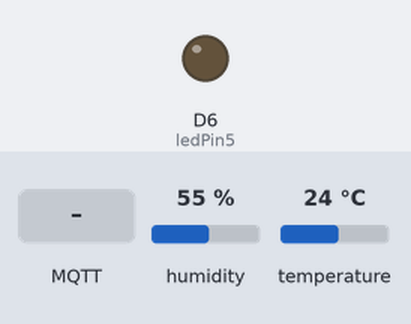
The sketch below on a simulated ESP8266 (NodeMCU). On the bench: output pins drawn as LEDs (lit = HIGH). Inputs (shaded band) come from the test bench; at power-on: humidity 55 %, temperature 24 °C. WiFi joins after 1.5 s; servers stay silent unless stated; no MQTT or app messages arrive unless stated; what the sketch prints to the serial monitor is not drawn.

Above: at 2.7 s.
2.8 s: MQTT message "1" arrives on the third subscribed topic
At 3.9 s:
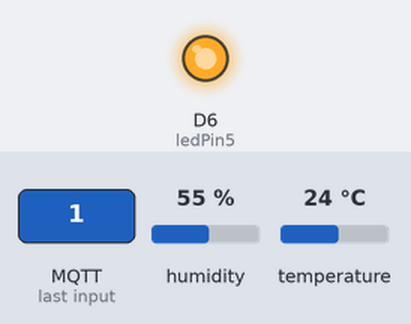
4.3 s: MQTT message "0" arrives on the third subscribed topic
At 5.0 s:
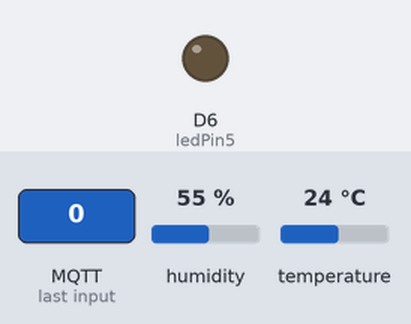
Timing chart, 0 to 7.3 s (numbered marks = the images above; inputs shaded):
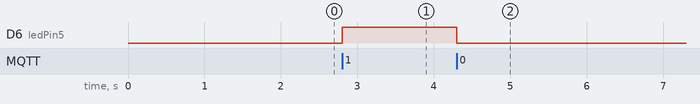

The sketch:

mqttDhtLed.ino
```cpp
/*********
  M. H. M. Ramli
  SEA-IC, UiTM Shah Alam
  Please report if there is any bugs in the program :: tronexia@gmail.com

  Program: MQTT Weather Transmitter and broadcast publicly all received data
*********/
#include <Arduino.h>
#include <ESP8266WiFi.h>
#include <MQTT.h>    // BY Joel Gaehwiller

// Library and constants for DHT11
#include <DHT.h>
#define DHTPIN D5     // Digital pin connected to the DHT sensor IO D5
#define DHTTYPE DHT11   // DHT 22  (AM2302), AM2321
DHT dht(DHTPIN, DHTTYPE);
const byte ledPin5 = D6;

#define sub1 "kv/cikgux/data"          // Send data every set interval...publish everytime
#define sub2 "kv/cikgux/humidity"     // Send data upon Request.....publish upon request
#define sub3 "sub/data/three"      // Listen to request.....subscrice
const char ssid[]     = "Riviera Suites";         // replace with your WiFi SSID
const char password[] = "riviera1234";          // replace with your WiFi password

const char clientId[] = "cikgux";              // replace with your MQTT Client Id
const char server[]   = "txio.uitm.edu.my";  // replace with your MQTT Broker txio.uitm.edu.my/seaic.uitm.edu.

WiFiClient net;
MQTTClient client;

//ID
String loraId ="7xx"; //01 ~ 99

// Variables
float tmp, hmd; //float decimal number
String txData; //string adalah perkataan

// time constants
unsigned long lastMillis = 0;
///////////////////////////////////////////////
void setup() {
  //pinMode(LED_BUILTIN, OUTPUT);
  pinMode(ledPin5, OUTPUT);
  // STEP 1: initialize Serial Monitor
  Serial.begin(115200);

  // STEP 2 - Initialize WiFi connectivity
  WiFi.begin(ssid, password);
  client.begin(server, net);
  client.onMessage(messageReceived);
  dht.begin();
  // STEP 3 - Connecting to MQTT broker
  connect();
}

void loop() {
  //check MQTT connection
  checkConnect();
  //lastMillis = millis();
//  dhtSensor();        //data acquisition process
  DataProcessing();
  BroadCast();
//  delay(1000);
}
///////////////////////////////////////////////
void DataProcessing(){
  if (runEvery(6000)) {
  hmd = dht.readHumidity();
  hmd = hmd/1.0f;
  tmp = dht.readTemperature();
  tmp= tmp/1.0f;
  float f = dht.readTemperature(true);
  if (isnan(tmp) || isnan(hmd) || isnan(f)) {
    Serial.println(F("Failed to read from DHT sensor!"));
    return;
  }
    Serial.println("===================================");
    client.publish(sub1, String(tmp));
    client.publish(sub2, String(hmd));
    Serial.println("TMP: "+ String(tmp) + ", " +"HMD: "+ String(hmd));
  }
}

//-----------------------------------------------------------------------------------
boolean runEvery(unsigned long interval)
{
  static unsigned long previousMillis = 0;
  unsigned long currentMillis = millis();
  if (currentMillis - previousMillis >= interval)
  {
    previousMillis = currentMillis;
    return true;
  }
  return false;
}
////////////////////////////////////////////////////////////////////
// Sub-function to connect to WiFi and MQTT broker
void connect() {

  Serial.print("Connecting to WiFi ...");
  while (WiFi.status() != WL_CONNECTED) {
    Serial.print(".");
    delay(500);
  }
  Serial.println(" connected!");

  Serial.print("Connecting to MQTT broker ...");
  while (!client.connect(clientId)) {
    Serial.print(".");
    delay(500);
  }
  Serial.println(" connected!");

 // client.subscribe(topic);
 client.subscribe(sub1);
 client.subscribe(sub2);
 client.subscribe(sub3);
}
////////////////////////////////////////////////////////////////////
void messageReceived(String &topic, String &payload) {
//Serial.println("incoming: " + topic + " - " + payload);
  Serial.println("Topic: " +  topic);
  Serial.println("Payload: " +  payload);
  // Note: Do not use the client in the callback to publish, subscribe or
  // unsubscribe as it may cause deadlocks when other things arrive while
  // sending and receiving acknowledgments. Instead, change a global variable,
  // or push to a queue and handle it in the loop after calling `client.loop()`.
  String sensorType = topic;

  if (sensorType == sub3)
  {
    String sensor1  = payload.substring(0,payload.indexOf(","));
    Serial.println(sensor1);
    int tSensors = sensor1.toInt();
    if (tSensors == 1)
    {
     digitalWrite(ledPin5, HIGH);
    }
    else if (tSensors == 0)
    {
      digitalWrite(ledPin5, LOW);
    }
  }


}
////////////////////////////////////////////////////////////////////
void checkConnect(){
  client.loop();

  if (!client.connected()) {
    connect();
  }
}

void BroadCast(){
 // publish a message roughly every second.
  if (millis() - lastMillis > 5000) {
    lastMillis = millis();
    client.publish(sub1, String(txData));
  }
}
```

Measured:
- after the input at 2.8 s, D6 (ledPin5): LOW → HIGH at once
- after the input at 4.3 s, D6 (ledPin5): HIGH → LOW at once
